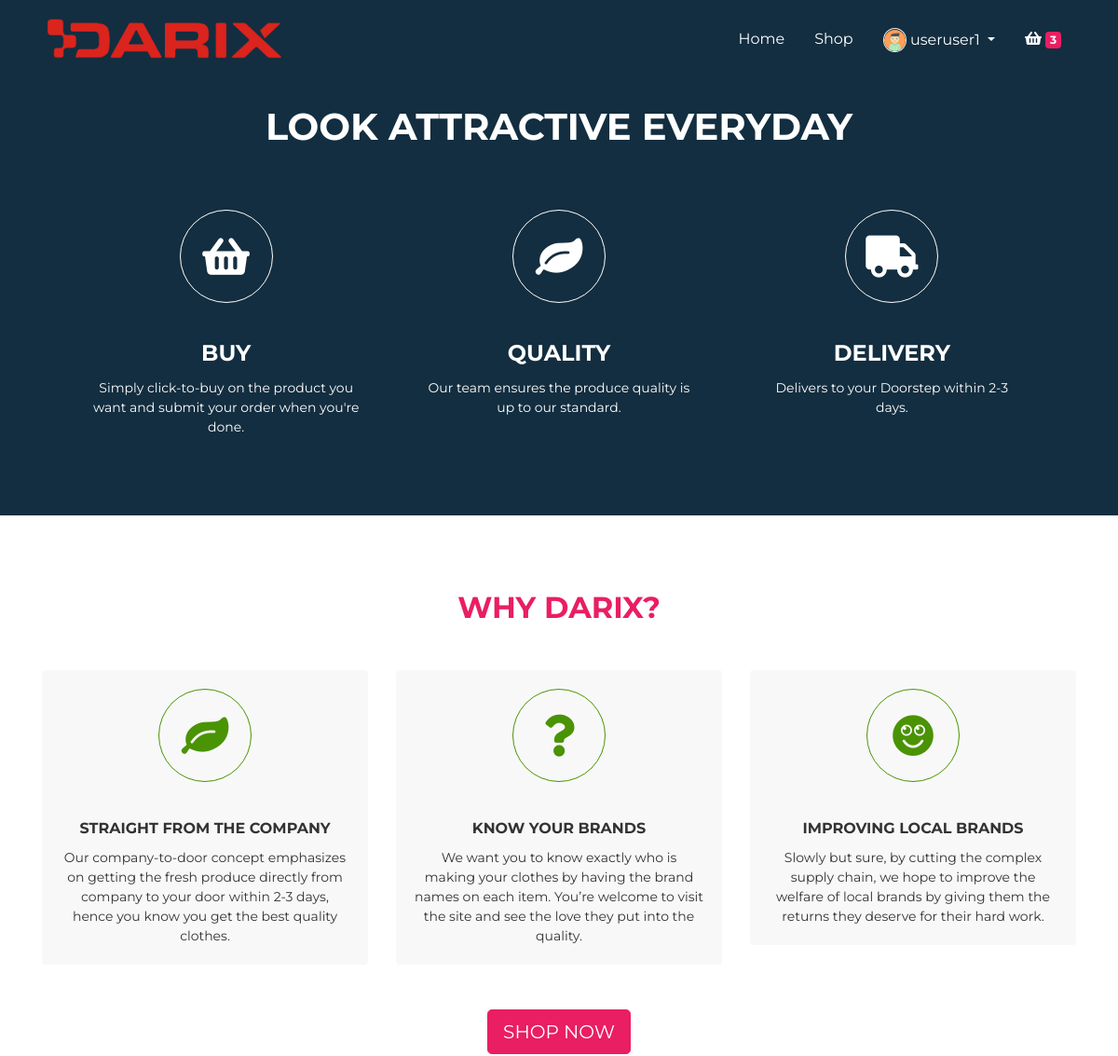
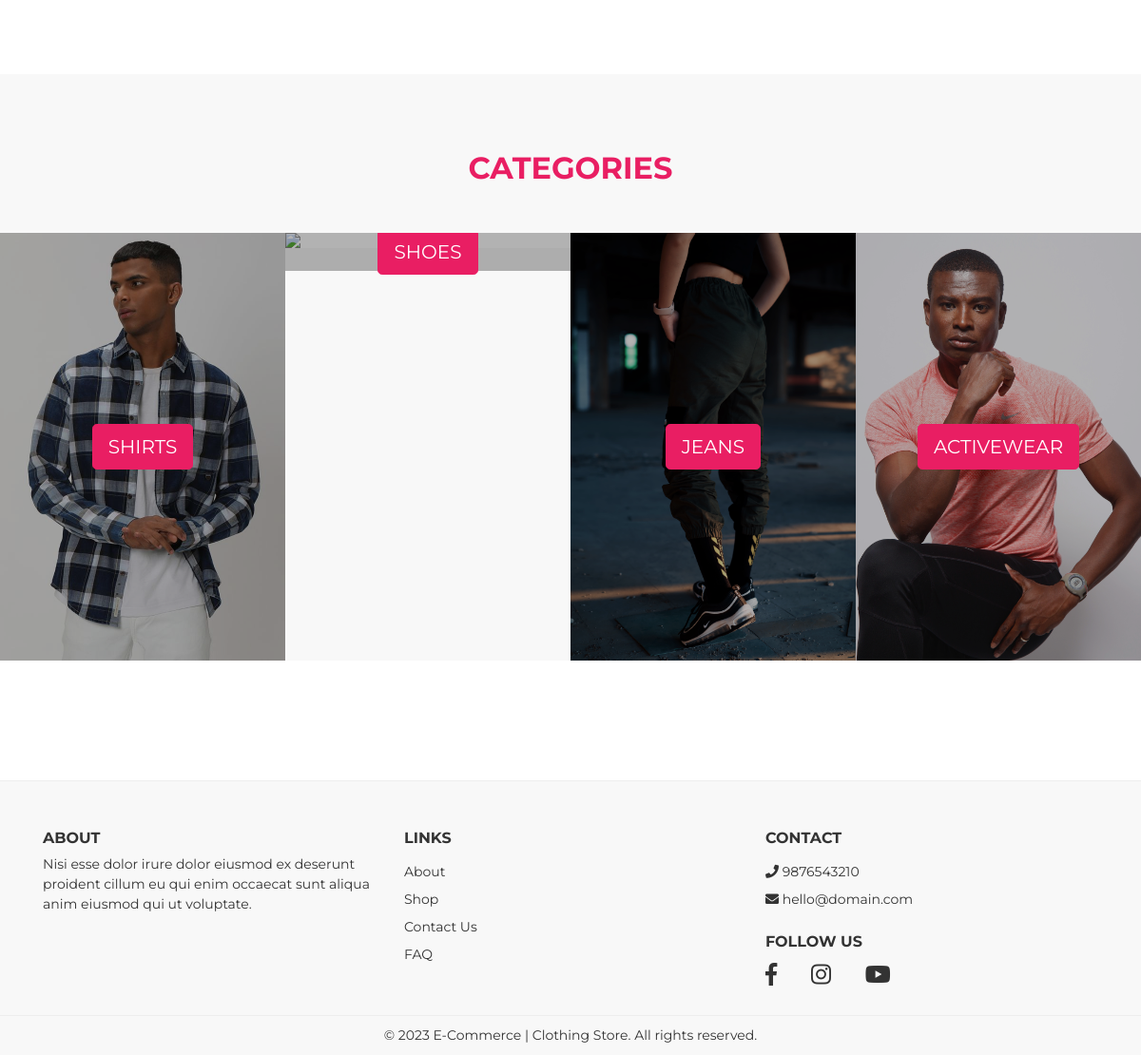
Screenshot of / (signed in) with the database file from the repository (2 pictures, top to bottom).
### tables this page shows
CREATE TABLE `categories` (
  `id` int(3) NOT NULL,
  `name` varchar(200) NOT NULL,
  `image` varchar(200) NOT NULL,
  `icon` varchar(200) NOT NULL,
  `description` varchar(200) NOT NULL,
  `created_at` timestamp NOT NULL DEFAULT current_timestamp()
);

### index.php (the view, shortened to what this page needs)
<?php require "includes/header.php"; ?>
<?php require "config/config.php"; ?>
<?php
    $categories = $conn->query("SELECT * FROM categories");
    $categories->execute();
    $allCategories = $categories->fetchAll(PDO::FETCH_OBJ);
?>
    <div id="page-content" class="page-content">
        <div class="banner">
            <div class="jumbotron jumbotron-video text-center bg-dark mb-0 rounded-0">
                <video width="100%"  preload="auto" loop autoplay muted>
                    <source src='assets/media/explore.mp4' type='video/mp4' />
                    <source src='assets/media/explore.webm' type='video/webm' />
                </video>
                <div class="container">
                    <h1 class="pt-5">
                    Look Attractive Everyday
                    </h1>
                    <div class="row">
                        <div class="col-md-4">
                            <div class="card border-0 text-center">
                                <div class="card-icon">
                                    <div class="card-icon-i">
                                        <i  class="fa fa-shopping-basket"></i>
                                    </div>
                                </div>
                                <div class="card-body">
                                    <h4 class="card-title">
                                        Buy
                                    </h4>
                                    <p class="card-text">
                                        Simply click-to-buy on the product you want and submit your order when you're done.
                                    </p>
                                </div>
                            </div>
                        </div>
                        <div class="col-md-4">
                            <div class="card border-0 text-center">
                                <div class="card-icon">
                                    <div class="card-icon-i">
                                        <i class="fas fa-leaf"></i>
                                    </div>
                                </div>
                                <div class="card-body">
                                    <h4 class="card-title">
                                        Quality
                                    </h4>
                                    <p class="card-text">
                                        Our team ensures the produce quality is up to our standard.
                                    </p>
                                </div>
                            </div>
                        </div>
                        <div class="col-md-4">
                            <div class="card border-0 text-center">
                                <div class="card-icon">
                                    <div class="card-icon-i">
                                        <i class="fa fa-truck"></i>
                                    </div>
                                </div>
                                <div class="card-body">
                                    <h4 class="card-title">
                                        Delivery
                                    </h4>
                                    <p class="card-text">
                                    Delivers to your Doorstep within 2-3 days.
                                    </p>
                                </div>
                            </div>
                        </div>
                    </div>
                </div>
            </div>
        </div>
        <section id="why">
            <h2 class="title">Why Darix?</h2>
            <div class="container">
                <div class="row">
                    <div class="col-md-4">
                        <div class="card border-0 text-center gray-bg">
                            <div class="card-icon">
                                <div class="card-icon-i text-success">
                                    <i class="fas fa-leaf"></i>
                                </div>
                            </div>
                            <div class="card-body">
                                <h4 class="card-title">
                                    Straight from the Company
                                </h4>
                                <p class="card-text">
                                    Our company-to-door concept emphasizes on getting the fresh produce directly from company to your door within 2-3 days, hence you know you get the best quality clothes.
                                </p>
                            </div>
                        </div>
                    </div>
                    <div class="col-md-4">
                        <div class="card border-0 text-center gray-bg">
                            <div class="card-icon">
                                <div class="card-icon-i text-success">
                                    <i class="fa fa-question"></i>
                                </div>
                            </div>
                            <div class="card-body">
                                <h4 class="card-title">
                                    Know Your Brands
                                </h4>
                                <p class="card-text">
                                    We want you to know exactly who is making your clothes by having the brand names on each item. You’re welcome to visit the site and see the love they put into the quality.
                                </p>
                            </div>
                        </div>
                    </div>
                    <div class="col-md-4">
                        <div class="card border-0 text-center gray-bg">
                            <div class="card-icon">
                                <div class="card-icon-i text-success">
                                    <i class="fas fa-smile"></i>
                                </div>
                            </div>
                            <div class="card-body">
                                <h4 class="card-title">
                                    Improving Local Brands
                                </h4>
                                <p class="card-text">
                                    Slowly but sure, by cutting the complex supply chain, we hope to improve the welfare of local brands by giving them the returns they deserve for their hard work.
                                </p>
                            </div>
                        </div>
                    </div>
                    <div class="col-md-12 mt-5 text-center">
                        <a href="shop.php" class="btn btn-primary btn-lg">SHOP NOW</a>
                    </div>
                </div>
            </div>
        </section>
        <section id="categories" class="pb-0 gray-bg">
            <h2 class="title">Categories</h2>
            <div class="landing-categories owl-carousel">
              <?php foreach($allCategories as $category) : ?>
                <div class="item">
                    <div class="card rounded-0 border-0 text-center">
                        <div class="card-img-overlay d-flex align-items-center justify-content-center">
                            <a href="shop.php" class="btn btn-primary btn-lg"><?php echo $category->name; ?></a>
                        </div>
                    </div>
                </div>
               <?php endforeach; ?>
            </div>
        </section>
    </div>
    <br>
<br>
<br>
<?php require "includes/footer.php"; ?>

### assets/packages/o2system-ui/o2system-ui.css (style rules this page uses)
.bg-dark { background:#132e40 !important }
body { color:#333;font-size:14px;font-family:"Oxygen", "Helvetica Neue", Arial, sans-serif }
a { text-decoration:none !important;outline:0 !important }
input,select,.btn,.form-control,.dropdown-menu,.input-group-text { font-size:0.8rem }
.btn-lg,.btn-group-lg>.btn,.form-control-lg { font-size:1.25rem }
.btn-primary { color:#FFF;background-color:#3783b5;border-color:#3783b5 }
.card .card-img-overlay { color:#fff;background:rgba(0,0,0,0.3) }
.card .card-icon { text-align:center;padding:20px 0 }
.card .card-icon .card-icon-i { margin:0 auto;width:100px;height:100px;overflow:hidden;border-radius:50%;text-align:center;border:1px solid rgba(0,0,0,0.125) }
.card .card-icon .card-icon-i i,.card .card-icon .card-icon-i span { font-size:45px;line-height:100px }
.jumbotron { padding:4rem }
.jumbotron.jumbotron-video { position:relative;z-index:2;overflow:hidden }
.jumbotron.jumbotron-video video { position:absolute;top:0;right:0;bottom:0;left:0;overflow:hidden;z-index:1;width:100% }
.jumbotron.jumbotron-video h1,.jumbotron.jumbotron-video p { z-index:5;position:relative;color:#FFF }

### assets/css/theme.css (style rules this page uses)
body { color: #333333; font-size: 14px; font-family: "Montserrat", "Helvetica Neue", Arial, sans-serif; background: #fff; }
h1, h2, h3, h4, h5, h6 { text-transform: uppercase !important; font-weight: 700 !important; }
.btn-primary { background: #E91E63; border-color: #E91E63; }
.gray-bg { background: #f8f8f8; }
section { padding: 80px 0; }
section .card-title { font-size: 1rem; }
.title { text-align: center; color: #E91E63; margin-bottom: 3rem; }
.text-success { color: #4A9304 !important; }
.banner .jumbotron { margin-bottom: 0; }
.banner .jumbotron .container { position: relative; z-index: 5; }
.banner .jumbotron .container .card { margin-top: 2.3rem; z-index: 5; background-color: transparent; }
.banner .jumbotron .container .card .card-icon .card-icon-i { border-color: #FFF; color: #FFF; }
.banner .jumbotron .container .card .card-icon .card-icon-i i { color: #FFF; }
.banner .jumbotron .container .card .card-body .card-title { color: #FFF; text-transform: uppercase; }
.card .card-icon-i.text-success { border-color: #4A9304; }

### rows the page displays
categories: name "SHIRTS"
categories: name "SHOES"
categories: name "JEANS"
categories: name "ACTIVEWEAR"

### other values shown
$_SESSION['username'] "useruser1"
$num->num_products "3"
